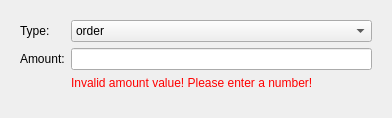
<?xml version="1.0" encoding="UTF-8"?>
<ui version="4.0">
 <class>Form</class>
 <widget class="QWidget" name="Form">
  <property name="geometry">
   <rect>
    <x>0</x>
    <y>0</y>
    <width>392</width>
    <height>118</height>
   </rect>
  </property>
  <property name="sizePolicy">
   <sizepolicy hsizetype="Fixed" vsizetype="Fixed">
    <horstretch>0</horstretch>
    <verstretch>0</verstretch>
   </sizepolicy>
  </property>
  <property name="windowTitle">
   <string>Form</string>
  </property>
  <layout class="QVBoxLayout" name="verticalLayout">
   <item>
    <widget class="QWidget" name="editorInnerWidget" native="true">
     <layout class="QFormLayout" name="formLayout">
      <item row="0" column="0">
       <widget class="QLabel" name="label_3">
        <property name="text">
         <string>Type:</string>
        </property>
       </widget>
      </item>
      <item row="1" column="0">
       <widget class="QLabel" name="label_4">
        <property name="text">
         <string>Amount:</string>
        </property>
       </widget>
      </item>
      <item row="0" column="1">
       <widget class="QComboBox" name="type_value">
        <item>
         <property name="text">
          <string>order</string>
         </property>
        </item>
        <item>
         <property name="text">
          <string>income</string>
         </property>
        </item>
       </widget>
      </item>
      <item row="1" column="1">
       <widget class="QLineEdit" name="amount_value"/>
      </item>
      <item row="2" column="1">
       <widget class="QLabel" name="invalid_message">
        <property name="styleSheet">
         <string notr="true">color: red;</string>
        </property>
        <property name="text">
         <string>Invalid amount value! Please enter a number!</string>
        </property>
       </widget>
      </item>
     </layout>
    </widget>
   </item>
  </layout>
 </widget>
 <resources/>
 <connections/>
</ui>
